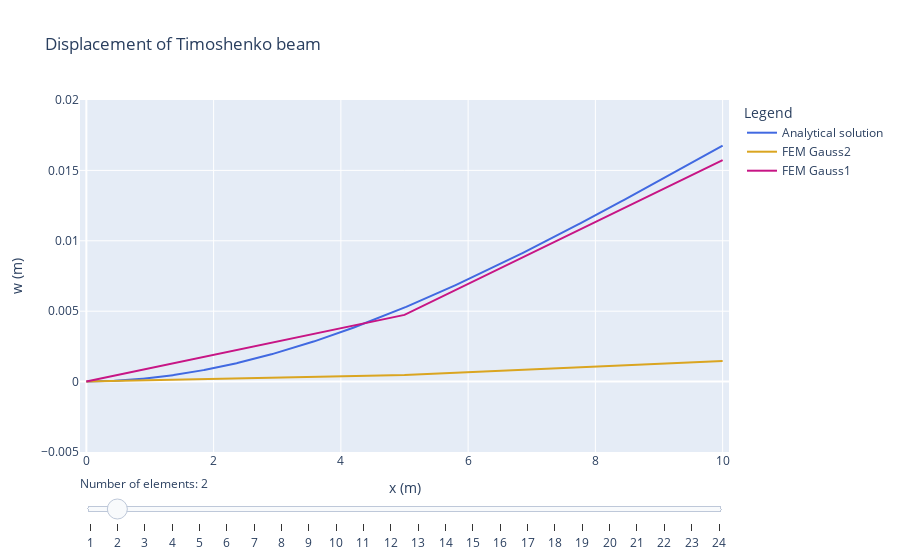

Source (notebook cell):
### Code cell
import plotly.graph_objects as go
import numpy as np
import matplotlib.pyplot as plt

# Colors
grey = '#eeeeee' # light grey fill

## Prepare all the graphs that are to be plotted
# Define the range of densities to plot
range_elements = np.arange(1, 25, 1)
n_element = np.max(range_elements)

## Create plot
fig = go.Figure()

base_traces = 0 # Number of traces that are always visible

L = 10           # Length
EI = 2e4                # Bending stiffness
GA_s = 1e5              # Shear stiffness
n_node = n_element + 1  # Number of nodes
F_y = 1                 # Applied shear load  

x_analytical = np.linspace(0, L, 1000)
u_analytical = - F_y*x_analytical**3 / (6*EI) + F_y*L*x_analytical**2 / (2*EI) + F_y*x_analytical/GA_s

# Add traces, one for each slider step
for a in range_elements: 
    fig.add_trace(  
        go.Scatter(
            visible=False,
            x=x_analytical,
            y=u_analytical,
            line=dict(color='#4169E1'),
            mode='lines',
            name='Analytical solution'))
    x2, u2  = simulate(a, 'Gauss2')
    fig.add_trace(  
        go.Scatter(
            visible=False,
            x=x2,
            y=u2[1::2],
            line=dict(color='#DAA520'),
            mode='lines',
            name='FEM Gauss2'))
    x1, u1  = simulate(a, 'Gauss1')
    fig.add_trace(        
        go.Scatter(
            visible=False,
            x=x1,
            y=u1[1::2],
            line=dict(color='#C71585'),
            mode='lines',
            name='FEM Gauss1'))

traces_per_step = 3 # Number of traces per value of a

# Show the traces for one value of a when loading the plot (initial setup)
active_a_index = 1
for i in range(traces_per_step):
    curr_idx = int(base_traces + active_a_index*traces_per_step + i)
    fig.data[curr_idx].visible = True

# Create and add slider
steps = []
for i in range(0, range_elements.shape[0]):
    visarray = [False] * len(fig.data)
    visarray[0:base_traces] = [True] * base_traces
    curr_idx = int(base_traces + i * traces_per_step)
    next_idx = int(base_traces + (i+1) * traces_per_step)
    visarray[curr_idx:next_idx] = [True] * traces_per_step
    step = dict(
        method="update",
        args=[{"visible": visarray}],
        label=str(round(range_elements[i], 1))
    )
    steps.append(step)

sliders = [dict(
    active=active_a_index,
    currentvalue={"prefix": r"Number of elements: "},
    steps=steps
)]

fig.update_layout(
    sliders=sliders,
    legend_title="Legend",
)

fig.update_xaxes(title_text='x (m)', range=[-0.1, 10.1])
fig.update_yaxes(title_text='w (m)', range=[-0.005, 0.02])

fig.update_layout(
    title="Displacement of Timoshenko beam",
    sliders=sliders,
    legend_title="Legend"
)

fig

### Figure 1 — Plotly figure (JSON) as saved in the notebook; plotly's stock layout.template omitted (floating-point values rounded to 4 significant figures; data arrays with more than 128 entries replaced by an {"elided": "..."} marker saying what was removed)
{"data": [{"line": {"color": "#4169E1"}, "mode": "lines", "name": "Analytical solution", "type": "scatter", "visible": false, "x": {"elided": "1000 float values"}, "y": {"elided": "1000 float values"}}, {"line": {"color": "#DAA520"}, "mode": "lines", "name": "FEM Gauss2", "type": "scatter", "visible": false, "x": [0, 10], "y": [0, 0.000393]}, {"line": {"color": "#C71585"}, "mode": "lines", "name": "FEM Gauss1", "type": "scatter", "visible": false, "x": [0, 10], "y": [0, 0.0126]}, {"line": {"color": "#4169E1"}, "mode": "lines", "name": "Analytical solution", "type": "scatter", "visible": true, "x": {"elided": "1000 float values"}, "y": {"elided": "1000 float values"}}, {"line": {"color": "#DAA520"}, "mode": "lines", "name": "FEM Gauss2", "type": "scatter", "visible": true, "x": [0, 5, 10], "y": [0, 0.0004606, 0.001469]}, {"line": {"color": "#C71585"}, "mode": "lines", "name": "FEM Gauss1", "type": "scatter", "visible": true, "x": [0, 5, 10], "y": [0, 0.004737, 0.01572]}, {"line": {"color": "#4169E1"}, "mode": "lines", "name": "Analytical solution", "type": "scatter", "visible": false, "x": {"elided": "1000 float values"}, "y": {"elided": "1000 float values"}}, {"line": {"color": "#DAA520"}, "mode": "lines", "name": "FEM Gauss2", "type": "scatter", "visible": false, "x": [0, 3.333, 6.667, 10], "y": [0, 0.0004445, 0.001547, 0.002978]}, {"line": {"color": "#C71585"}, "mode": "lines", "name": "FEM Gauss1", "type": "scatter", "visible": false, "x": [0, 3.333, 6.667, 10], "y": [0, 0.002348, 0.0084, 0.0163]}, {"line": {"color": "#4169E1"}, "mode": "lines", "name": "Analytical solution", "type": "scatter", "visible": false, "x": {"elided": "1000 float values"}, "y": {"elided": "1000 float values"}}, {"line": {"color": "#DAA520"}, "mode": "lines", "name": "FEM Gauss2", "type": "scatter", "visible": false, "x": [0, 2.5, 5, 7.5, 10], "y": [0, 0.0004043, 0.001459, 0.002947, 0.004652]}, {"line": {"color": "#C71585"}, "mode": "lines", "name": "FEM Gauss1", "type": "scatter", "visible": false, "x": [0, 2.5, 5, 7.5, 10], "y": [0, 0.001392, 0.005128, 0.01043, 0.01651]}, {"line": {"color": "#4169E1"}, "mode": "lines", "name": "Analytical solution", "type": "scatter", "visible": false, "x": {"elided": "1000 float values"}, "y": {"elided": "1000 float values"}}, {"line": {"color": "#DAA520"}, "mode": "lines", "name": "FEM Gauss2", "type": "scatter", "visible": false, "x": [0, 2, 4, 6, 8, 10], "y": [0, 0.0003575, 0.001315, 0.002723, 0.00443, 0.006288]}, {"line": {"color": "#C71585"}, "mode": "lines", "name": "FEM Gauss1", "type": "scatter", "visible": false, "x": [0, 2, 4, 6, 8, 10], "y": [0, 0.00092, 0.00344, 0.00716, 0.01168, 0.0166]}, {"line": {"color": "#4169E1"}, "mode": "lines", "name": "Analytical solution", "type": "scatter", "visible": false, "x": {"elided": "1000 float values"}, "y": {"elided": "1000 float values"}}, {"line": {"color": "#DAA520"}, "mode": "lines", "name": "FEM Gauss2", "type": "scatter", "visible": false, "x": [0, 1.667, 3.333, 5, 6.667, 8.333, 10], "y": [0, 0.0003117, 0.00116, 0.002437, 0.004037, 0.005851, 0.007772]}, {"line": {"color": "#C71585"}, "mode": "lines", "name": "FEM Gauss1", "type": "scatter", "visible": false, "x": [0, 1.667, 3.333, 5, 6.667, 8.333, 10], "y": [0, 0.0006532, 0.002464, 0.0052, 0.008631, 0.01253, 0.01665]}, {"line": {"color": "#4169E1"}, "mode": "lines", "name": "Analytical solution", "type": "scatter", "visible": false, "x": {"elided": "1000 float values"}, "y": {"elided": "1000 float values"}}, {"line": {"color": "#DAA520"}, "mode": "lines", "name": "FEM Gauss2", "type": "scatter", "visible": false, "x": [0, 1.429, 2.857, 4.286, 5.714, 7.143, 8.571, 10], "y": [0, 0.0002703, 0.001013, 0.00215, 0.003602, 0.005291, 0.007137, 0.009061]}, {"line": {"color": "#C71585"}, "mode": "lines", "name": "FEM Gauss1", "type": "scatter", "visible": false, "x": [0, 1.429, 2.857, 4.286, 5.714, 7.143, 8.571, 10], "y": [0, 0.000488, 0.001851, 0.003942, 0.006617, 0.009729, 0.01313, 0.01668]}, {"line": {"color": "#4169E1"}, "mode": "lines", "name": "Analytical solution", "type": "scatter", "visible": false, "x": {"elided": "1000 float values"}, "y": {"elided": "1000 float values"}}, {"line": {"color": "#DAA520"}, "mode": "lines", "name": "FEM Gauss2", "type": "scatter", "visible": false, "x": [0, 1.25, 2.5, 3.75, 5, 6.25, 7.5, 8.75, 10], "y": [0, 0.0002343, 0.0008826, 0.001886, 0.003185, 0.00472, 0.006433, 0.008265, 0.01016]}, {"line": {"color": "#C71585"}, "mode": "lines", "name": "FEM Gauss1", "type": "scatter", "visible": false, "x": [0, 1.25, 2.5, 3.75, 5, 6.25, 7.5, 8.75, 10], "y": [0, 0.0003787, 0.001441, 0.003089, 0.005226, 0.007753, 0.01057, 0.01359, 0.0167]}, {"line": {"color": "#4169E1"}, "mode": "lines", "name": "Analytical solution", "type": "scatter", "visible": false, "x": {"elided": "1000 float values"}, "y": {"elided": "1000 float values"}}, {"line": {"color": "#DAA520"}, "mode": "lines", "name": "FEM Gauss2", "type": "scatter", "visible": false, "x": [0, 1.111, 2.222, 3.333, 4.444, 5.556, 6.667, 7.778, 8.889, 10], "y": [0, 0.0002036, 0.0007695, 0.001652, 0.002807, 0.004188, 0.005751, 0.007449, 0.009237, 0.01107]}, {"line": {"color": "#C71585"}, "mode": "lines", "name": "FEM Gauss1", "type": "scatter", "visible": false, "x": [0, 1.111, 2.222, 3.333, 4.444, 5.556, 6.667, 7.778, 8.889, 10], "y": [0, 0.0003026, 0.001154, 0.002485, 0.004228, 0.006314, 0.008674, 0.01124, 0.01394, 0.01672]}, {"line": {"color": "#4169E1"}, "mode": "lines", "name": "Analytical solution", "type": "scatter", "visible": false, "x": {"elided": "1000 float values"}, "y": {"elided": "1000 float values"}}, {"line": {"color": "#DAA520"}, "mode": "lines", "name": "FEM Gauss2", "type": "scatter", "visible": false, "x": [0, 1, 2, 3, 4, 5, 6, 7, 8, 9, 10], "y": [0, 0.0001776, 0.0006729, 0.001451, 0.002475, 0.003712, 0.005125, 0.006679, 0.008339, 0.01007, 0.01184]}, {"line": {"color": "#C71585"}, "mode": "lines", "name": "FEM Gauss1", "type": "scatter", "visible": false, "x": [0, 1, 2, 3, 4, 5, 6, 7, 8, 9, 10], "y": [0, 0.0002475, 0.000945, 0.002043, 0.00349, 0.005238, 0.007235, 0.009433, 0.01178, 0.01423, 0.01673]}, {"line": {"color": "#4169E1"}, "mode": "lines", "name": "Analytical solution", "type": "scatter", "visible": false, "x": {"elided": "1000 float values"}, "y": {"elided": "1000 float values"}}, {"line": {"color": "#DAA520"}, "mode": "lines", "name": "FEM Gauss2", "type": "scatter", "visible": false, "x": [0, 0.9091, 1.818, 2.727, 3.636, 4.545, 5.455, 6.364, 7.273, 8.182, 9.091, 10], "y": [0, 0.0001558, 0.000591, 0.001278, 0.002188, 0.003294, 0.004567, 0.005981, 0.007506, 0.009115, 0.01078, 0.01247]}, {"line": {"color": "#C71585"}, "mode": "lines", "name": "FEM Gauss1", "type": "scatter", "visible": false, "x": [0, 0.9091, 1.818, 2.727, 3.636, 4.545, 5.455, 6.364, 7.273, 8.182, 9.091, 10], "y": [0, 0.0002063, 0.0007883, 0.001708, 0.002929, 0.004412, 0.006121, 0.008018, 0.01007, 0.01222, 0.01446, 0.01673]}, {"line": {"color": "#4169E1"}, "mode": "lines", "name": "Analytical solution", "type": "scatter", "visible": false, "x": {"elided": "1000 float values"}, "y": {"elided": "1000 float values"}}, {"line": {"color": "#DAA520"}, "mode": "lines", "name": "FEM Gauss2", "type": "scatter", "visible": false, "x": [0, 0.8333, 1.667, 2.5, 3.333, 4.167, 5, 5.833, 6.667, 7.5, 8.333, 9.167, 10], "y": [0, 0.0001374, 0.0005216, 0.00113, 0.001941, 0.002931, 0.004078, 0.00536, 0.006754, 0.008238, 0.009789, 0.01139, 0.013]}, {"line": {"color": "#C71585"}, "mode": "lines", "name": "FEM Gauss1", "type": "scatter", "visible": false, "x": [0, 0.8333, 1.667, 2.5, 3.333, 4.167, 5, 5.833, 6.667, 7.5, 8.333, 9.167, 10], "y": [0, 0.0001747, 0.0006677, 0.00145, 0.002493, 0.003767, 0.005244, 0.006894, 0.008689, 0.0106, 0.0126, 0.01465, 0.01674]}, {"line": {"color": "#4169E1"}, "mode": "lines", "name": "Analytical solution", "type": "scatter", "visible": false, "x": {"elided": "1000 float values"}, "y": {"elided": "1000 float values"}}, {"line": {"color": "#DAA520"}, "mode": "lines", "name": "FEM Gauss2", "type": "scatter", "visible": false, "x": [0, 0.7692, 1.538, 2.308, 3.077, 3.846, 4.615, 5.385, 6.154, 6.923, 7.692, 8.462, 9.231, 10], "y": [0, 0.0001218, 0.0004627, 0.001004, 0.001729, 0.002617, 0.003652, 0.004814, 0.006086, 0.00745, 0.008886, 0.01038, 0.0119, 0.01345]}, {"line": {"color": "#C71585"}, "mode": "lines", "name": "FEM Gauss1", "type": "scatter", "visible": false, "x": [0, 0.7692, 1.538, 2.308, 3.077, 3.846, 4.615, 5.385, 6.154, 6.923, 7.692, 8.462, 9.231, 10], "y": [0, 0.0001499, 0.000573, 0.001246, 0.002147, 0.003253, 0.004541, 0.005988, 0.007572, 0.009269, 0.01106, 0.01291, 0.01482, 0.01674]}, {"line": {"color": "#4169E1"}, "mode": "lines", "name": "Analytical solution", "type": "scatter", "visible": false, "x": {"elided": "1000 float values"}, "y": {"elided": "1000 float values"}}, {"line": {"color": "#DAA520"}, "mode": "lines", "name": "FEM Gauss2", "type": "scatter", "visible": false, "x": [0, 0.7143, 1.429, 2.143, 2.857, 3.571, 4.286, 5, 5.714, 6.429, 7.143, 7.857, 8.571, 9.286, 10], "y": [0, 0.0001086, 0.0004125, 0.0008968, 0.001546, 0.002346, 0.003281, 0.004336, 0.005497, 0.006748, 0.008073, 0.009459, 0.01089, 0.01235, 0.01383]}, {"line": {"color": "#C71585"}, "mode": "lines", "name": "FEM Gauss1", "type": "scatter", "visible": false, "x": [0, 0.7143, 1.429, 2.143, 2.857, 3.571, 4.286, 5, 5.714, 6.429, 7.143, 7.857, 8.571, 9.286, 10], "y": [0, 0.0001301, 0.0004972, 0.001083, 0.001869, 0.002837, 0.00397, 0.005248, 0.006653, 0.008168, 0.009774, 0.01145, 0.01319, 0.01496, 0.01675]}, {"line": {"color": "#4169E1"}, "mode": "lines", "name": "Analytical solution", "type": "scatter", "visible": false, "x": {"elided": "1000 float values"}, "y": {"elided": "1000 float values"}}, {"line": {"color": "#DAA520"}, "mode": "lines", "name": "FEM Gauss2", "type": "scatter", "visible": false, "x": [0, 0.6667, 1.333, 2, 2.667, 3.333, 4, 4.667, 5.333, 6, 6.667, 7.333, 8, 8.667, 9.333, 10], "y": [0, 9.729e-05, 0.0003696, 0.0008044, 0.001389, 0.002111, 0.002959, 0.003919, 0.004978, 0.006126, 0.007348, 0.008633, 0.009967, 0.01134, 0.01274, 0.01415]}, {"line": {"color": "#C71585"}, "mode": "lines", "name": "FEM Gauss1", "type": "scatter", "visible": false, "x": [0, 0.6667, 1.333, 2, 2.667, 3.333, 4, 4.667, 5.333, 6, 6.667, 7.333, 8, 8.667, 9.333, 10], "y": [0, 0.0001141, 0.0004356, 0.0009496, 0.001641, 0.002496, 0.003499, 0.004636, 0.00589, 0.007249, 0.008696, 0.01022, 0.0118, 0.01342, 0.01508, 0.01675]}, {"line": {"color": "#4169E1"}, "mode": "lines", "name": "Analytical solution", "type": "scatter", "visible": false, "x": {"elided": "1000 float values"}, "y": {"elided": "1000 float values"}}, {"line": {"color": "#DAA520"}, "mode": "lines", "name": "FEM Gauss2", "type": "scatter", "visible": false, "x": [0, 0.625, 1.25, 1.875, 2.5, 3.125, 3.75, 4.375, 5, 5.625, 6.25, 6.875, 7.5, 8.125, 8.75, 9.375, 10], "y": [0, 8.761e-05, 0.0003327, 0.0007248, 0.001253, 0.001908, 0.002678, 0.003553, 0.004522, 0.005576, 0.006703, 0.007893, 0.009135, 0.01042, 0.01174, 0.01307, 0.01442]}, {"line": {"color": "#C71585"}, "mode": "lines", "name": "FEM Gauss1", "type": "scatter", "visible": false, "x": [0, 0.625, 1.25, 1.875, 2.5, 3.125, 3.75, 4.375, 5, 5.625, 6.25, 6.875, 7.5, 8.125, 8.75, 9.375, 10], "y": [0, 0.0001009, 0.0003848, 0.0008397, 0.001453, 0.002213, 0.003108, 0.004124, 0.00525, 0.006474, 0.007783, 0.009166, 0.01061, 0.0121, 0.01363, 0.01518, 0.01675]}, {"line": {"color": "#4169E1"}, "mode": "lines", "name": "Analytical solution", "type": "scatter", "visible": false, "x": {"elided": "1000 float values"}, "y": {"elided": "1000 float values"}}, {"line": {"color": "#DAA520"}, "mode": "lines", "name": "FEM Gauss2", "type": "scatter", "visible": false, "x": [0, 0.5882, 1.176, 1.765, 2.353, 2.941, 3.529, 4.118, 4.706, 5.294, 5.882, 6.471, 7.059, 7.647, 8.235, 8.824, 9.412, 10], "y": [0, 7.926e-05, 0.0003008, 0.0006558, 0.001135, 0.001731, 0.002432, 0.003232, 0.004121, 0.00509, 0.006129, 0.007232, 0.008387, 0.009587, 0.01082, 0.01208, 0.01336, 0.01465]}, {"line": {"color": "#C71585"}, "mode": "lines", "name": "FEM Gauss1", "type": "scatter", "visible": false, "x": [0, 0.5882, 1.176, 1.765, 2.353, 2.941, 3.529, 4.118, 4.706, 5.294, 5.882, 6.471, 7.059, 7.647, 8.235, 8.824, 9.412, 10], "y": [0, 8.984e-05, 0.0003425, 0.0007479, 0.001296, 0.001976, 0.002778, 0.003692, 0.004708, 0.005816, 0.007005, 0.008265, 0.009586, 0.01096, 0.01237, 0.01381, 0.01528, 0.01675]}, {"line": {"color": "#4169E1"}, "mode": "lines", "name": "Analytical solution", "type": "scatter", "visible": false, "x": {"elided": "1000 float values"}, "y": {"elided": "1000 float values"}}, {"line": {"color": "#DAA520"}, "mode": "lines", "name": "FEM Gauss2", "type": "scatter", "visible": false, "x": [0, 0.5556, 1.111, 1.667, 2.222, 2.778, 3.333, 3.889, 4.444, 5, 5.556, 6.111, 6.667, 7.222, 7.778, 8.333, 8.889, 9.444, 10], "y": [0, 7.202e-05, 0.0002732, 0.0005959, 0.001033, 0.001576, 0.002217, 0.00295, 0.003767, 0.004659, 0.00562, 0.006642, 0.007716, 0.008837, 0.009995, 0.01118, 0.0124, 0.01362, 0.01486]}, {"line": {"color": "#C71585"}, "mode": "lines", "name": "FEM Gauss1", "type": "scatter", "visible": false, "x": [0, 0.5556, 1.111, 1.667, 2.222, 2.778, 3.333, 3.889, 4.444, 5, 5.556, 6.111, 6.667, 7.222, 7.778, 8.333, 8.889, 9.444, 10], "y": [0, 8.057e-05, 0.0003069, 0.0006704, 0.001162, 0.001775, 0.002498, 0.003325, 0.004245, 0.005252, 0.006336, 0.007488, 0.0087, 0.009964, 0.01127, 0.01261, 0.01398, 0.01536, 0.01675]}, {"line": {"color": "#4169E1"}, "mode": "lines", "name": "Analytical solution", "type": "scatter", "visible": false, "x": {"elided": "1000 float values"}, "y": {"elided": "1000 float values"}}, {"line": {"color": "#DAA520"}, "mode": "lines", "name": "FEM Gauss2", "type": "scatter", "visible": false, "x": [0, 0.5263, 1.053, 1.579, 2.105, 2.632, 3.158, 3.684, 4.211, 4.737, 5.263, 5.789, 6.316, 6.842, 7.368, 7.895, 8.421, 8.947, 9.474, 10], "y": [0, 6.572e-05, 0.0002491, 0.0005435, 0.0009425, 0.00144, 0.002028, 0.002702, 0.003454, 0.004277, 0.005167, 0.006115, 0.007115, 0.008161, 0.009246, 0.01036, 0.01151, 0.01267, 0.01385, 0.01503]}, {"line": {"color": "#C71585"}, "mode": "lines", "name": "FEM Gauss1", "type": "scatter", "visible": false, "x": [0, 0.5263, 1.053, 1.579, 2.105, 2.632, 3.158, 3.684, 4.211, 4.737, 5.263, 5.789, 6.316, 6.842, 7.368, 7.895, 8.421, 8.947, 9.474, 10], "y": [0, 7.269e-05, 0.0002766, 0.0006044, 0.001049, 0.001603, 0.002259, 0.003009, 0.003847, 0.004766, 0.005757, 0.006814, 0.007929, 0.009095, 0.0103, 0.01155, 0.01283, 0.01412, 0.01544, 0.01676]}, {"line": {"color": "#4169E1"}, "mode": "lines", "name": "Analytical solution", "type": "scatter", "visible": false, "x": {"elided": "1000 float values"}, "y": {"elided": "1000 float values"}}, {"line": {"color": "#DAA520"}, "mode": "lines", "name": "FEM Gauss2", "type": "scatter", "visible": false, "x": [0, 0.5, 1, 1.5, 2, 2.5, 3, 3.5, 4, 4.5, 5, 5.5, 6, 6.5, 7, 7.5, 8, 8.5, 9, 9.5, 10], "y": [0, 6.019e-05, 0.0002279, 0.0004975, 0.0008634, 0.00132, 0.001861, 0.002482, 0.003176, 0.003938, 0.004762, 0.005643, 0.006575, 0.007552, 0.008569, 0.00962, 0.0107, 0.0118, 0.01292, 0.01405, 0.01518]}, {"line": {"color": "#C71585"}, "mode": "lines", "name": "FEM Gauss1", "type": "scatter", "visible": false, "x": [0, 0.5, 1, 1.5, 2, 2.5, 3, 3.5, 4, 4.5, 5, 5.5, 6, 6.5, 7, 7.5, 8, 8.5, 9, 9.5, 10], "y": [0, 6.594e-05, 0.0002506, 0.0005478, 0.0009513, 0.001455, 0.002052, 0.002737, 0.003503, 0.004343, 0.005253, 0.006225, 0.007254, 0.008332, 0.009454, 0.01061, 0.01181, 0.01302, 0.01426, 0.0155, 0.01676]}, {"line": {"color": "#4169E1"}, "mode": "lines", "name": "Analytical solution", "type": "scatter", "visible": false, "x": {"elided": "1000 float values"}, "y": {"elided": "1000 float values"}}, {"line": {"color": "#DAA520"}, "mode": "lines", "name": "FEM Gauss2", "type": "scatter", "visible": false, "x": [0, 0.4762, 0.9524, 1.429, 1.905, 2.381, 2.857, 3.333, 3.81, 4.286, 4.762, 5.238, 5.714, 6.19, 6.667, 7.143, 7.619, 8.095, 8.571, 9.048, 9.524, 10], "y": [0, 5.532e-05, 0.0002093, 0.000457, 0.0007935, 0.001214, 0.001713, 0.002286, 0.002929, 0.003635, 0.004401, 0.005221, 0.00609, 0.007004, 0.007957, 0.008945, 0.009962, 0.011, 0.01207, 0.01314, 0.01423, 0.01532]}, {"line": {"color": "#C71585"}, "mode": "lines", "name": "FEM Gauss1", "type": "scatter", "visible": false, "x": [0, 0.4762, 0.9524, 1.429, 1.905, 2.381, 2.857, 3.333, 3.81, 4.286, 4.762, 5.238, 5.714, 6.19, 6.667, 7.143, 7.619, 8.095, 8.571, 9.048, 9.524, 10], "y": [0, 6.01e-05, 0.0002282, 0.0004988, 0.0008667, 0.001326, 0.001872, 0.002499, 0.003202, 0.003975, 0.004812, 0.005709, 0.00666, 0.00766, 0.008702, 0.009783, 0.0109, 0.01204, 0.0132, 0.01437, 0.01556, 0.01676]}, {"line": {"color": "#4169E1"}, "mode": "lines", "name": "Analytical solution", "type": "scatter", "visible": false, "x": {"elided": "1000 float values"}, "y": {"elided": "1000 float values"}}, {"line": {"color": "#DAA520"}, "mode": "lines", "name": "FEM Gauss2", "type": "scatter", "visible": false, "x": [0, 0.4545, 0.9091, 1.364, 1.818, 2.273, 2.727, 3.182, 3.636, 4.091, 4.545, 5, 5.455, 5.909, 6.364, 6.818, 7.273, 7.727, 8.182, 8.636, 9.091, 9.545, 10], "y": [0, 5.102e-05, 0.0001928, 0.0004211, 0.0007316, 0.00112, 0.001582, 0.002113, 0.002708, 0.003365, 0.004077, 0.004842, 0.005653, 0.006509, 0.007403, 0.008331, 0.00929, 0.01028, 0.01128, 0.01231, 0.01334, 0.01439, 0.01544]}, {"line": {"color": "#C71585"}, "mode": "lines", "name": "FEM Gauss1", "type": "scatter", "visible": false, "x": [0, 0.4545, 0.9091, 1.364, 1.818, 2.273, 2.727, 3.182, 3.636, 4.091, 4.545, 5, 5.455, 5.909, 6.364, 6.818, 7.273, 7.727, 8.182, 8.636, 9.091, 9.545, 10], "y": [0, 5.502e-05, 0.0002087, 0.0004562, 0.000793, 0.001214, 0.001715, 0.002292, 0.002938, 0.003651, 0.004424, 0.005254, 0.006135, 0.007064, 0.008035, 0.009043, 0.01008, 0.01115, 0.01225, 0.01336, 0.01448, 0.01562, 0.01676]}, {"line": {"color": "#4169E1"}, "mode": "lines", "name": "Analytical solution", "type": "scatter", "visible": false, "x": {"elided": "1000 float values"}, "y": {"elided": "1000 float values"}}, {"line": {"color": "#DAA520"}, "mode": "lines", "name": "FEM Gauss2", "type": "scatter", "visible": false, "x": [0, 0.4348, 0.8696, 1.304, 1.739, 2.174, 2.609, 3.043, 3.478, 3.913, 4.348, 4.783, 5.217, 5.652, 6.087, 6.522, 6.957, 7.391, 7.826, 8.261, 8.696, 9.13, 9.565, 10], "y": [0, 4.72e-05, 0.0001782, 0.0003892, 0.0006764, 0.001036, 0.001464, 0.001957, 0.002511, 0.003122, 0.003786, 0.0045, 0.00526, 0.006061, 0.006901, 0.007775, 0.008679, 0.00961, 0.01056, 0.01154, 0.01252, 0.01352, 0.01453, 0.01554]}, {"line": {"color": "#C71585"}, "mode": "lines", "name": "FEM Gauss1", "type": "scatter", "visible": false, "x": [0, 0.4348, 0.8696, 1.304, 1.739, 2.174, 2.609, 3.043, 3.478, 3.913, 4.348, 4.783, 5.217, 5.652, 6.087, 6.522, 6.957, 7.391, 7.826, 8.261, 8.696, 9.13, 9.565, 10], "y": [0, 5.058e-05, 0.0001916, 0.0004189, 0.0007283, 0.001116, 0.001577, 0.002109, 0.002706, 0.003365, 0.004081, 0.004851, 0.00567, 0.006534, 0.007439, 0.008382, 0.009357, 0.01036, 0.01139, 0.01244, 0.0135, 0.01458, 0.01567, 0.01676]}, {"line": {"color": "#4169E1"}, "mode": "lines", "name": "Analytical solution", "type": "scatter", "visible": false, "x": {"elided": "1000 float values"}, "y": {"elided": "1000 float values"}}, {"line": {"color": "#DAA520"}, "mode": "lines", "name": "FEM Gauss2", "type": "scatter", "visible": false, "x": [0, 0.4167, 0.8333, 1.25, 1.667, 2.083, 2.5, 2.917, 3.333, 3.75, 4.167, 4.583, 5, 5.417, 5.833, 6.25, 6.667, 7.083, 7.5, 7.917, 8.333, 8.75, 9.167, 9.583, 10], "y": [0, 4.38e-05, 0.0001652, 0.0003608, 0.0006272, 0.000961, 0.001359, 0.001818, 0.002334, 0.002904, 0.003524, 0.004192, 0.004904, 0.005656, 0.006445, 0.007268, 0.008121, 0.009001, 0.009905, 0.01083, 0.01177, 0.01272, 0.01369, 0.01466, 0.01564]}, {"line": {"color": "#C71585"}, "mode": "lines", "name": "FEM Gauss1", "type": "scatter", "visible": false, "x": [0, 0.4167, 0.8333, 1.25, 1.667, 2.083, 2.5, 2.917, 3.333, 3.75, 4.167, 4.583, 5, 5.417, 5.833, 6.25, 6.667, 7.083, 7.5, 7.917, 8.333, 8.75, 9.167, 9.583, 10], "y": [0, 4.667e-05, 0.0001765, 0.0003859, 0.0006713, 0.001029, 0.001455, 0.001947, 0.0025, 0.003111, 0.003776, 0.004492, 0.005255, 0.006061, 0.006907, 0.007789, 0.008704, 0.009647, 0.01062, 0.01161, 0.01262, 0.01364, 0.01467, 0.01571, 0.01676]}], "layout": {"legend": {"title": {"text": "Legend"}}, "sliders": [{"active": 1, "currentvalue": {"prefix": "Number of elements: "}, "steps": [{"args": [{"visible": [true, true, true, false, false, false, false, false, false, false, false, false, false, false, false, false, false, false, false, false, false, false, false, false, false, false, false, false, false, false, false, false, false, false, false, false, false, false, false, false, false, false, false, false, false, false, false, false, false, false, false, false, false, false, false, false, false, false, false, false, false, false, false, false, false, false, false, false, false, false, false, false]}], "label": "1", "method": "update"}, {"args": [{"visible": [false, false, false, true, true, true, false, false, false, false, false, false, false, false, false, false, false, false, false, false, false, false, false, false, false, false, false, false, false, false, false, false, false, false, false, false, false, false, false, false, false, false, false, false, false, false, false, false, false, false, false, false, false, false, false, false, false, false, false, false, false, false, false, false, false, false, false, false, false, false, false, false]}], "label": "2", "method": "update"}, {"args": [{"visible": [false, false, false, false, false, false, true, true, true, false, false, false, false, false, false, false, false, false, false, false, false, false, false, false, false, false, false, false, false, false, false, false, false, false, false, false, false, false, false, false, false, false, false, false, false, false, false, false, false, false, false, false, false, false, false, false, false, false, false, false, false, false, false, false, false, false, false, false, false, false, false, false]}], "label": "3", "method": "update"}, {"args": [{"visible": [false, false, false, false, false, false, false, false, false, true, true, true, false, false, false, false, false, false, false, false, false, false, false, false, false, false, false, false, false, false, false, false, false, false, false, false, false, false, false, false, false, false, false, false, false, false, false, false, false, false, false, false, false, false, false, false, false, false, false, false, false, false, false, false, false, false, false, false, false, false, false, false]}], "label": "4", "method": "update"}, {"args": [{"visible": [false, false, false, false, false, false, false, false, false, false, false, false, true, true, true, false, false, false, false, false, false, false, false, false, false, false, false, false, false, false, false, false, false, false, false, false, false, false, false, false, false, false, false, false, false, false, false, false, false, false, false, false, false, false, false, false, false, false, false, false, false, false, false, false, false, false, false, false, false, false, false, false]}], "label": "5", "method": "update"}, {"args": [{"visible": [false, false, false, false, false, false, false, false, false, false, false, false, false, false, false, true, true, true, false, false, false, false, false, false, false, false, false, false, false, false, false, false, false, false, false, false, false, false, false, false, false, false, false, false, false, false, false, false, false, false, false, false, false, false, false, false, false, false, false, false, false, false, false, false, false, false, false, false, false, false, false, false]}], "label": "6", "method": "update"}, {"args": [{"visible": [false, false, false, false, false, false, false, false, false, false, false, false, false, false, false, false, false, false, true, true, true, false, false, false, false, false, false, false, false, false, false, false, false, false, false, false, false, false, false, false, false, false, false, false, false, false, false, false, false, false, false, false, false, false, false, false, false, false, false, false, false, false, false, false, false, false, false, false, false, false, false, false]}], "label": "7", "method": "update"}, {"args": [{"visible": [false, false, false, false, false, false, false, false, false, false, false, false, false, false, false, false, false, false, false, false, false, true, true, true, false, false, false, false, false, false, false, false, false, false, false, false, false, false, false, false, false, false, false, false, false, false, false, false, false, false, false, false, false, false, false, false, false, false, false, false, false, false, false, false, false, false, false, false, false, false, false, false]}], "label": "8", "method": "update"}, {"args": [{"visible": [false, false, false, false, false, false, false, false, false, false, false, false, false, false, false, false, false, false, false, false, false, false, false, false, true, true, true, false, false, false, false, false, false, false, false, false, false, false, false, false, false, false, false, false, false, false, false, false, false, false, false, false, false, false, false, false, false, false, false, false, false, false, false, false, false, false, false, false, false, false, false, false]}], "label": "9", "method": "update"}, {"args": [{"visible": [false, false, false, false, false, false, false, false, false, false, false, false, false, false, false, false, false, false, false, false, false, false, false, false, false, false, false, true, true, true, false, false, false, false, false, false, false, false, false, false, false, false, false, false, false, false, false, false, false, false, false, false, false, false, false, false, false, false, false, false, false, false, false, false, false, false, false, false, false, false, false, false]}], "label": "10", "method": "update"}, {"args": [{"visible": [false, false, false, false, false, false, false, false, false, false, false, false, false, false, false, false, false, false, false, false, false, false, false, false, false, false, false, false, false, false, true, true, true, false, false, false, false, false, false, false, false, false, false, false, false, false, false, false, false, false, false, false, false, false, false, false, false, false, false, false, false, false, false, false, false, false, false, false, false, false, false, false]}], "label": "11", "method": "update"}, {"args": [{"visible": [false, false, false, false, false, false, false, false, false, false, false, false, false, false, false, false, false, false, false, false, false, false, false, false, false, false, false, false, false, false, false, false, false, true, true, true, false, false, false, false, false, false, false, false, false, false, false, false, false, false, false, false, false, false, false, false, false, false, false, false, false, false, false, false, false, false, false, false, false, false, false, false]}], "label": "12", "method": "update"}, {"args": [{"visible": [false, false, false, false, false, false, false, false, false, false, false, false, false, false, false, false, false, false, false, false, false, false, false, false, false, false, false, false, false, false, false, false, false, false, false, false, true, true, true, false, false, false, false, false, false, false, false, false, false, false, false, false, false, false, false, false, false, false, false, false, false, false, false, false, false, false, false, false, false, false, false, false]}], "label": "13", "method": "update"}, {"args": [{"visible": [false, false, false, false, false, false, false, false, false, false, false, false, false, false, false, false, false, false, false, false, false, false, false, false, false, false, false, false, false, false, false, false, false, false, false, false, false, false, false, true, true, true, false, false, false, false, false, false, false, false, false, false, false, false, false, false, false, false, false, false, false, false, false, false, false, false, false, false, false, false, false, false]}], "label": "14", "method": "update"}, {"args": [{"visible": [false, false, false, false, false, false, false, false, false, false, false, false, false, false, false, false, false, false, false, false, false, false, false, false, false, false, false, false, false, false, false, false, false, false, false, false, false, false, false, false, false, false, true, true, true, false, false, false, false, false, false, false, false, false, false, false, false, false, false, false, false, false, false, false, false, false, false, false, false, false, false, false]}], "label": "15", "method": "update"}, {"args": [{"visible": [false, false, false, false, false, false, false, false, false, false, false, false, false, false, false, false, false, false, false, false, false, false, false, false, false, false, false, false, false, false, false, false, false, false, false, false, false, false, false, false, false, false, false, false, false, true, true, true, false, false, false, false, false, false, false, false, false, false, false, false, false, false, false, false, false, false, false, false, false, false, false, false]}], "label": "16", "method": "update"}, {"args": [{"visible": [false, false, false, false, false, false, false, false, false, false, false, false, false, false, false, false, false, false, false, false, false, false, false, false, false, false, false, false, false, false, false, false, false, false, false, false, false, false, false, false, false, false, false, false, false, false, false, false, true, true, true, false, false, false, false, false, false, false, false, false, false, false, false, false, false, false, false, false, false, false, false, false]}], "label": "17", "method": "update"}, {"args": [{"visible": [false, false, false, false, false, false, false, false, false, false, false, false, false, false, false, false, false, false, false, false, false, false, false, false, false, false, false, false, false, false, false, false, false, false, false, false, false, false, false, false, false, false, false, false, false, false, false, false, false, false, false, true, true, true, false, false, false, false, false, false, false, false, false, false, false, false, false, false, false, false, false, false]}], "label": "18", "method": "update"}, {"args": [{"visible": [false, false, false, false, false, false, false, false, false, false, false, false, false, false, false, false, false, false, false, false, false, false, false, false, false, false, false, false, false, false, false, false, false, false, false, false, false, false, false, false, false, false, false, false, false, false, false, false, false, false, false, false, false, false, true, true, true, false, false, false, false, false, false, false, false, false, false, false, false, false, false, false]}], "label": "19", "method": "update"}, {"args": [{"visible": [false, false, false, false, false, false, false, false, false, false, false, false, false, false, false, false, false, false, false, false, false, false, false, false, false, false, false, false, false, false, false, false, false, false, false, false, false, false, false, false, false, false, false, false, false, false, false, false, false, false, false, false, false, false, false, false, false, true, true, true, false, false, false, false, false, false, false, false, false, false, false, false]}], "label": "20", "method": "update"}, {"args": [{"visible": [false, false, false, false, false, false, false, false, false, false, false, false, false, false, false, false, false, false, false, false, false, false, false, false, false, false, false, false, false, false, false, false, false, false, false, false, false, false, false, false, false, false, false, false, false, false, false, false, false, false, false, false, false, false, false, false, false, false, false, false, true, true, true, false, false, false, false, false, false, false, false, false]}], "label": "21", "method": "update"}, {"args": [{"visible": [false, false, false, false, false, false, false, false, false, false, false, false, false, false, false, false, false, false, false, false, false, false, false, false, false, false, false, false, false, false, false, false, false, false, false, false, false, false, false, false, false, false, false, false, false, false, false, false, false, false, false, false, false, false, false, false, false, false, false, false, false, false, false, true, true, true, false, false, false, false, false, false]}], "label": "22", "method": "update"}, {"args": [{"visible": [false, false, false, false, false, false, false, false, false, false, false, false, false, false, false, false, false, false, false, false, false, false, false, false, false, false, false, false, false, false, false, false, false, false, false, false, false, false, false, false, false, false, false, false, false, false, false, false, false, false, false, false, false, false, false, false, false, false, false, false, false, false, false, false, false, false, true, true, true, false, false, false]}], "label": "23", "method": "update"}, {"args": [{"visible": [false, false, false, false, false, false, false, false, false, false, false, false, false, false, false, false, false, false, false, false, false, false, false, false, false, false, false, false, false, false, false, false, false, false, false, false, false, false, false, false, false, false, false, false, false, false, false, false, false, false, false, false, false, false, false, false, false, false, false, false, false, false, false, false, false, false, false, false, false, true, true, true]}], "label": "24", "method": "update"}]}], "title": {"text": "Displacement of Timoshenko beam"}, "xaxis": {"range": [-0.1, 10.1], "title": {"text": "x (m)"}}, "yaxis": {"range": [-0.005, 0.02], "title": {"text": "w (m)"}}}}
